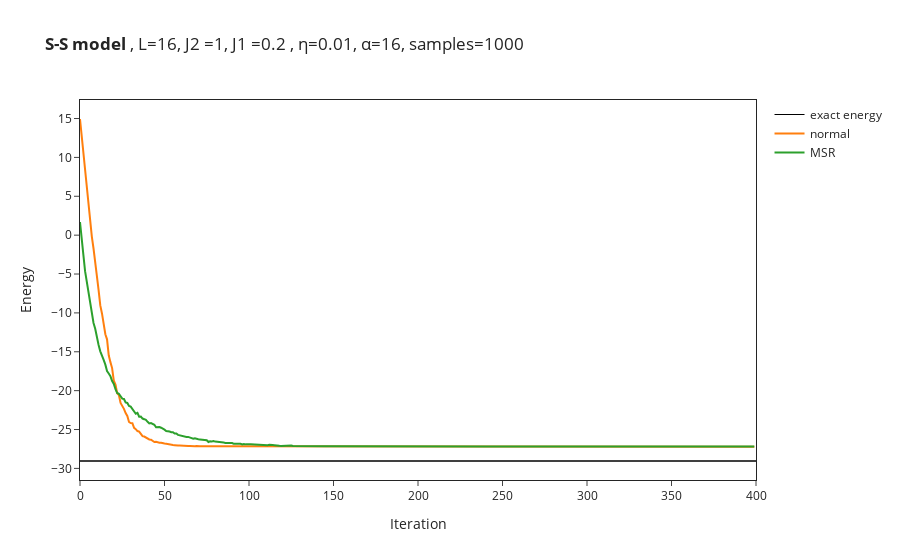

Notebook source saved alongside this figure:
### Code cell
# import the data from log file
OUT_NAME_suffixless=OUT_NAME
data = []
names = ["normal","MSR"]
for i in range(no_of_runs):
    data.append(json.load(open(OUT_NAME_suffixless+str(i)+".log")))
if type(data[0]["Energy"]["Mean"]) == dict: #DTYPE in (np.complex128, np.complex64):#, np.float64):# and False:
    energy_convergence = [data[i]["Energy"]["Mean"]["real"] for i in range(no_of_runs)]
    # symmetry = [data[i]["symmetry"]["Mean"]["real"] for i in range(no_of_runs-run_only_2)]
else:
    energy_convergence = [data[i]["Energy"]["Mean"] for i in range(no_of_runs)]
    # symmetry = [data[i]["symmetry"]["Mean"] for i in range(no_of_runs-run_only_2)]
for i in range(no_of_runs):
    figure.add_trace(go.Scatter(
        x=data[i]["Energy"]["iters"], y=energy_convergence[i],
        name=names[i]
    ))
    # figure.add_trace(go.Scatter(
    #     x=data[i]["Energy"]["iters"], y=symmetry[i],
    #     name=names[i]+"_swap"
    # ))

figure.update_layout(xaxis_title="Iteration",yaxis_title="Energy")
figure.show()

### Figure 1 — Plotly figure (JSON) as saved in the notebook; plotly's stock layout.template omitted (floating-point values rounded to 4 significant figures; data arrays with more than 128 entries replaced by an {"elided": "..."} marker saying what was removed)
{"data": [{"line": {"color": "#000000", "width": 1}, "mode": "lines", "name": "exact energy", "type": "scatter", "x": [0, 400], "y": [-29.05, -29.05]}, {"name": "normal", "type": "scatter", "x": {"elided": "400 int values"}, "y": {"elided": "400 float values"}}, {"name": "MSR", "type": "scatter", "x": {"elided": "400 int values"}, "y": {"elided": "400 float values"}}], "layout": {"shapes": [{"line": {"width": 1}, "opacity": 1, "type": "line", "x0": 0, "x1": 1, "xref": "x domain", "y0": -29.05, "y1": -29.05, "yref": "y"}], "title": {"text": "<b>S-S model </b>, L=16, J2 =1, J1 =0.2 , η=0.01, α=16, samples=1000"}, "xaxis": {"mirror": true, "showline": true, "title": {"text": "Iteration"}}, "yaxis": {"mirror": true, "showline": true, "title": {"text": "Energy"}}}}
